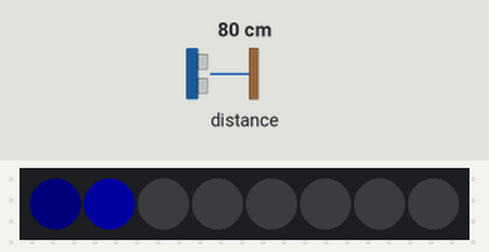
Simulated run of this sketch. Board: Arduino Nano 33 BLE. Shown: 8 RGB LEDs in strip order, left to right. The test bench sets the inputs (shaded band); at power-on: distance to the obstacle 80 cm. Dim RGB values are drawn brighter than linear.

Above: at 1.2 s.
1.3 s: distance to the obstacle set to 2 cm
At 2.7 s:
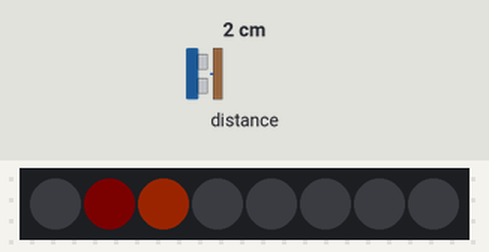
3.0 s: distance to the obstacle set to 11 cm
At 4.4 s:
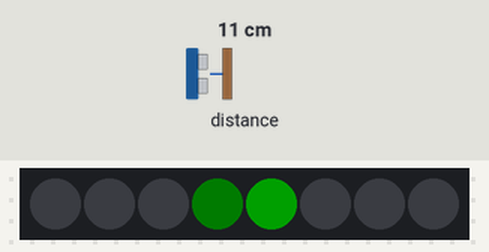
4.6 s: distance to the obstacle set to 18 cm
At 6.8 s:
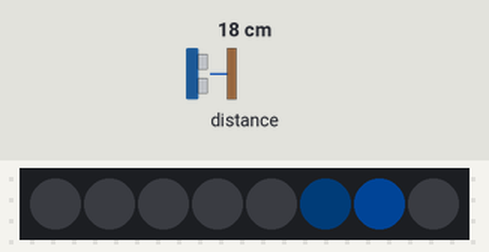
Timing chart, 0 to 12.5 s (numbered marks = the images above; inputs shaded):
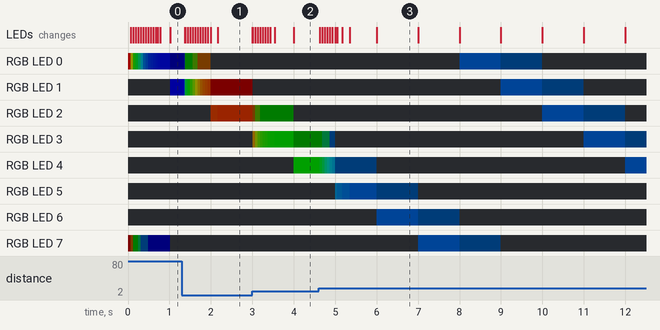

Measured:
- after the input at 1.3 s, the LEDs: first change after 0.06 s (image 1 shows a later state)
- after the input at 3.0 s, the LEDs: first differ from a run without the input at once (image 2 shows a later state)
- after the input at 4.6 s, the LEDs: first differ from a run without the input after 0.09 s (image 3 shows a later state)
- what the display in image 3 shows lasts 1.0 s, from 6.0 s to 7.0 s

The sketch:

environmental_clock.ino
```cpp
#include <Arduino_APDS9960.h>
#include <Adafruit_NeoPixel.h>

namespace {
const uint8_t PIXEL_PIN = 2;
const uint8_t PIXEL_COUNT = 8;

const unsigned long CLOCK_INTERVAL_MS = 1000;
const unsigned long SENSOR_INTERVAL_MS = 60;

Adafruit_NeoPixel pixels(PIXEL_COUNT, PIXEL_PIN, NEO_GRB + NEO_KHZ800);

unsigned long lastClockTick = 0;
unsigned long lastSensorTick = 0;

uint8_t currentPixel = 0;
int filteredProximity = 0;

uint32_t proximityColor(int proximity) {
  proximity = 255 - constrain(proximity, 0, 255);

  if (proximity < 128) {
    const uint8_t blend = map(proximity, 0, 127, 0, 255);
    return pixels.Color(0, blend, 255 - blend);
  }

  const uint8_t blend = map(proximity, 128, 255, 0, 255);
  return pixels.Color(blend, 255 - blend, 0);
}

void renderClock() {
  pixels.clear();

  const uint32_t activeColor = proximityColor(filteredProximity);
  const uint32_t tailColor = pixels.Color(
    (uint8_t)((activeColor >> 16) & 0xFF) / 8,
    (uint8_t)((activeColor >> 8) & 0xFF) / 8,
    (uint8_t)(activeColor & 0xFF) / 8
  );

  pixels.setPixelColor(currentPixel, activeColor);
  pixels.setPixelColor((currentPixel + PIXEL_COUNT - 1) % PIXEL_COUNT, tailColor);
  pixels.show();
}

void updateProximity() {
  if (!APDS.proximityAvailable()) {
    return;
  }

  int rawProximity = APDS.readProximity();
  rawProximity = constrain(rawProximity, 0, 255);

  // Smooth the sensor reading to reduce jitter while keeping updates responsive.
  filteredProximity = (filteredProximity * 3 + rawProximity) / 4;
  renderClock();
}

void advanceClockHand() {
  currentPixel = (currentPixel + 1) % PIXEL_COUNT;
  renderClock();
}

void showSensorError() {
  static unsigned long lastBlinkTick = 0;
  static uint8_t errorPixel = 0;

  if (millis() - lastBlinkTick < 120) {
    return;
  }

  lastBlinkTick = millis();
  pixels.clear();
  pixels.setPixelColor(errorPixel, pixels.Color(255, 0, 0));
  pixels.show();
  errorPixel = (errorPixel + 1) % PIXEL_COUNT;
}
}  // namespace

void setup() {
  pixels.begin();
  pixels.setBrightness(32);
  pixels.show();

  Serial.begin(115200);
}

void loop() {
  static bool sensorReady = false;
  static bool triedSensorInit = false;

  if (!triedSensorInit) {
    triedSensorInit = true;
    sensorReady = APDS.begin();
    renderClock();
  }

  if (!sensorReady) {
    showSensorError();
    return;
  }

  const unsigned long now = millis();

  if (now - lastSensorTick >= SENSOR_INTERVAL_MS) {
    lastSensorTick = now;
    updateProximity();
  }

  if (now - lastClockTick >= CLOCK_INTERVAL_MS) {
    lastClockTick = now;
    advanceClockHand();
  }
}
```
